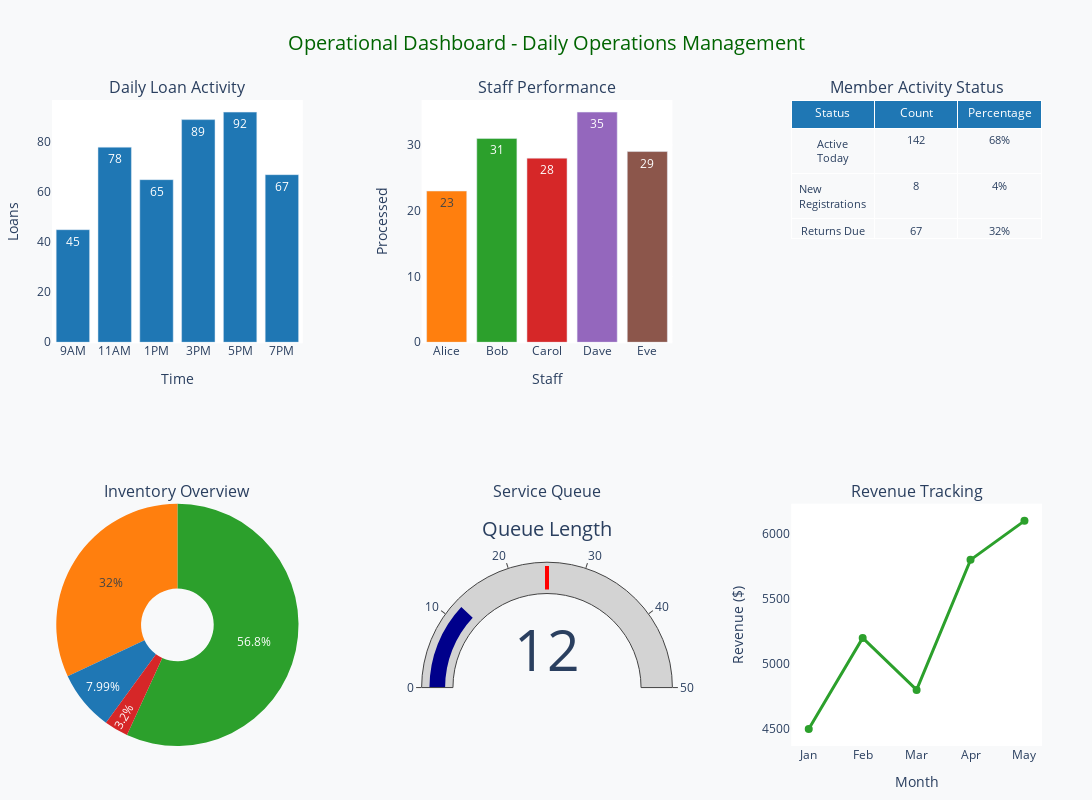

Here is the notebook cell this chart was saved with:
### Markdown cell above
## 📈 **Operational Dashboard - Daily Operations**

Comprehensive 2x3 layout for operational monitoring with real-time metrics, staff performance, member activity, inventory status, service tracking, and financial overview.

### Code cell
# 📈 Operational Dashboard - Daily Operations Management

# Create Operational Dashboard with 2x3 layout
fig_operational = make_subplots(
    rows=2, cols=3,
    subplot_titles=[
        'Daily Loan Activity', 'Staff Performance',
        'Member Activity Status', 'Inventory Overview',
        'Service Queue', 'Revenue Tracking'
    ],
    vertical_spacing=0.25,    # Extra spacing for readability
    horizontal_spacing=0.12,
    specs=[
        [{"type": "bar"}, {"type": "bar"}, {"type": "table"}],
        [{"type": "pie"}, {"type": "indicator"}, {"type": "scatter"}]
    ]
)

# Operational data
daily_hours = ['9AM', '11AM', '1PM', '3PM', '5PM', '7PM']
hourly_loans = [45, 78, 65, 89, 92, 67]

staff_names = ['Alice', 'Bob', 'Carol', 'Dave', 'Eve']
loans_processed = [23, 31, 28, 35, 29]

inventory_status = ['Available', 'Checked Out', 'Reserved', 'Overdue']
inventory_counts = [3200, 1800, 450, 180]

revenue_months = ['Jan', 'Feb', 'Mar', 'Apr', 'May']
revenue_data = [4500, 5200, 4800, 5800, 6100]

# Chart 1: Daily Activity (Top Left)
fig_operational.add_trace(
    go.Bar(
        x=daily_hours,
        y=hourly_loans,
        marker_color='#1f77b4',
        text=hourly_loans,
        textposition='auto',
        showlegend=False
    ),
    row=1, col=1
)

# Chart 2: Staff Performance (Top Middle)
fig_operational.add_trace(
    go.Bar(
        x=staff_names,
        y=loans_processed,
        marker_color=['#ff7f0e', '#2ca02c', '#d62728', '#9467bd', '#8c564b'],
        text=loans_processed,
        textposition='auto',
        showlegend=False
    ),
    row=1, col=2
)

# Chart 3: Member Activity Table (Top Right)
fig_operational.add_trace(
    go.Table(
        header=dict(
            values=['Status', 'Count', 'Percentage'],
            fill_color='#1f77b4',
            font=dict(color='white', size=12)
        ),
        cells=dict(
            values=[
                ['Active Today', 'New Registrations', 'Returns Due'],
                [142, 8, 67],
                ['68%', '4%', '32%']
            ],
            fill_color='#f8f9fa',
            font=dict(size=11)
        )
    ),
    row=1, col=3
)

# Chart 4: Inventory Status (Bottom Left)
fig_operational.add_trace(
    go.Pie(
        labels=inventory_status,
        values=inventory_counts,
        hole=0.3,
        marker_colors=['#2ca02c', '#ff7f0e', '#1f77b4', '#d62728'],
        showlegend=False
    ),
    row=2, col=1
)

# Chart 5: Service Queue Indicator (Bottom Middle)
fig_operational.add_trace(
    go.Indicator(
        mode="gauge+number",
        value=12,
        title={"text": "Queue Length"},
        gauge={'axis': {'range': [None, 50]},
               'bar': {'color': "darkblue"},
               'steps': [{'color': "lightgray", 'range': [0, 50]}],
               'threshold': {'line': {'color': "red", 'width': 4},
                           'thickness': 0.75, 'value': 25}}
    ),
    row=2, col=2
)

# Chart 6: Revenue Trend (Bottom Right)
fig_operational.add_trace(
    go.Scatter(
        x=revenue_months,
        y=revenue_data,
        mode='lines+markers',
        line=dict(color='#2ca02c', width=3),
        marker=dict(size=8),
        showlegend=False
    ),
    row=2, col=3
)

# Operational layout configuration
fig_operational.update_layout(
    title={
        'text': 'Operational Dashboard - Daily Operations Management',
        'x': 0.5,
        'xanchor': 'center',
        'font': {'size': 20, 'color': 'darkgreen'}
    },
    height=800,
    width=1500,
    showlegend=False,
    plot_bgcolor='white',
    paper_bgcolor='#f8f9fa',
    margin=dict(l=50, r=50, t=100, b=50)
)

# Update axis labels
fig_operational.update_xaxes(title_text="Time", row=1, col=1)
fig_operational.update_yaxes(title_text="Loans", row=1, col=1)
fig_operational.update_xaxes(title_text="Staff", row=1, col=2)
fig_operational.update_yaxes(title_text="Processed", row=1, col=2)
fig_operational.update_xaxes(title_text="Month", row=2, col=3)
fig_operational.update_yaxes(title_text="Revenue ($)", row=2, col=3)

fig_operational.show()

print("✅ Operational Dashboard Complete - Daily operations monitoring ready")

### Figure 1 — Plotly figure (JSON) as saved in the notebook; plotly's stock layout.template omitted (floating-point values rounded to 4 significant figures)
{"data": [{"marker": {"color": "#1f77b4"}, "showlegend": false, "text": ["45", "78", "65", "89", "92", "67"], "textposition": "auto", "type": "bar", "x": ["9AM", "11AM", "1PM", "3PM", "5PM", "7PM"], "xaxis": "x", "y": [45, 78, 65, 89, 92, 67], "yaxis": "y"}, {"marker": {"color": ["#ff7f0e", "#2ca02c", "#d62728", "#9467bd", "#8c564b"]}, "showlegend": false, "text": ["23", "31", "28", "35", "29"], "textposition": "auto", "type": "bar", "x": ["Alice", "Bob", "Carol", "Dave", "Eve"], "xaxis": "x2", "y": [23, 31, 28, 35, 29], "yaxis": "y2"}, {"cells": {"fill": {"color": "#f8f9fa"}, "font": {"size": 11}, "values": [["Active Today", "New Registrations", "Returns Due"], [142, 8, 67], ["68%", "4%", "32%"]]}, "domain": {"x": [0.7467, 1], "y": [0.625, 1]}, "header": {"fill": {"color": "#1f77b4"}, "font": {"color": "white", "size": 12}, "values": ["Status", "Count", "Percentage"]}, "type": "table"}, {"domain": {"x": [0, 0.2533], "y": [0, 0.375]}, "hole": 0.3, "labels": ["Available", "Checked Out", "Reserved", "Overdue"], "marker": {"colors": ["#2ca02c", "#ff7f0e", "#1f77b4", "#d62728"]}, "showlegend": false, "type": "pie", "values": [3200, 1800, 450, 180]}, {"domain": {"x": [0.3733, 0.6267], "y": [0, 0.375]}, "gauge": {"axis": {"range": [null, 50]}, "bar": {"color": "darkblue"}, "steps": [{"color": "lightgray", "range": [0, 50]}], "threshold": {"line": {"color": "red", "width": 4}, "thickness": 0.75, "value": 25}}, "mode": "gauge+number", "title": {"text": "Queue Length"}, "type": "indicator", "value": 12}, {"line": {"color": "#2ca02c", "width": 3}, "marker": {"size": 8}, "mode": "lines+markers", "showlegend": false, "type": "scatter", "x": ["Jan", "Feb", "Mar", "Apr", "May"], "xaxis": "x3", "y": [4500, 5200, 4800, 5800, 6100], "yaxis": "y3"}], "layout": {"annotations": [{"font": {"size": 16}, "showarrow": false, "text": "Daily Loan Activity", "x": 0.1267, "xanchor": "center", "xref": "paper", "y": 1, "yanchor": "bottom", "yref": "paper"}, {"font": {"size": 16}, "showarrow": false, "text": "Staff Performance", "x": 0.5, "xanchor": "center", "xref": "paper", "y": 1, "yanchor": "bottom", "yref": "paper"}, {"font": {"size": 16}, "showarrow": false, "text": "Member Activity Status", "x": 0.8733, "xanchor": "center", "xref": "paper", "y": 1, "yanchor": "bottom", "yref": "paper"}, {"font": {"size": 16}, "showarrow": false, "text": "Inventory Overview", "x": 0.1267, "xanchor": "center", "xref": "paper", "y": 0.375, "yanchor": "bottom", "yref": "paper"}, {"font": {"size": 16}, "showarrow": false, "text": "Service Queue", "x": 0.5, "xanchor": "center", "xref": "paper", "y": 0.375, "yanchor": "bottom", "yref": "paper"}, {"font": {"size": 16}, "showarrow": false, "text": "Revenue Tracking", "x": 0.8733, "xanchor": "center", "xref": "paper", "y": 0.375, "yanchor": "bottom", "yref": "paper"}], "height": 800, "margin": {"b": 50, "l": 50, "r": 50, "t": 100}, "paper_bgcolor": "#f8f9fa", "plot_bgcolor": "white", "showlegend": false, "title": {"font": {"color": "darkgreen", "size": 20}, "text": "Operational Dashboard - Daily Operations Management", "x": 0.5, "xanchor": "center"}, "width": 1500, "xaxis": {"anchor": "y", "domain": [0, 0.2533], "title": {"text": "Time"}}, "xaxis2": {"anchor": "y2", "domain": [0.3733, 0.6267], "title": {"text": "Staff"}}, "xaxis3": {"anchor": "y3", "domain": [0.7467, 1], "title": {"text": "Month"}}, "yaxis": {"anchor": "x", "domain": [0.625, 1], "title": {"text": "Loans"}}, "yaxis2": {"anchor": "x2", "domain": [0.625, 1], "title": {"text": "Processed"}}, "yaxis3": {"anchor": "x3", "domain": [0, 0.375], "title": {"text": "Revenue ($)"}}}}
